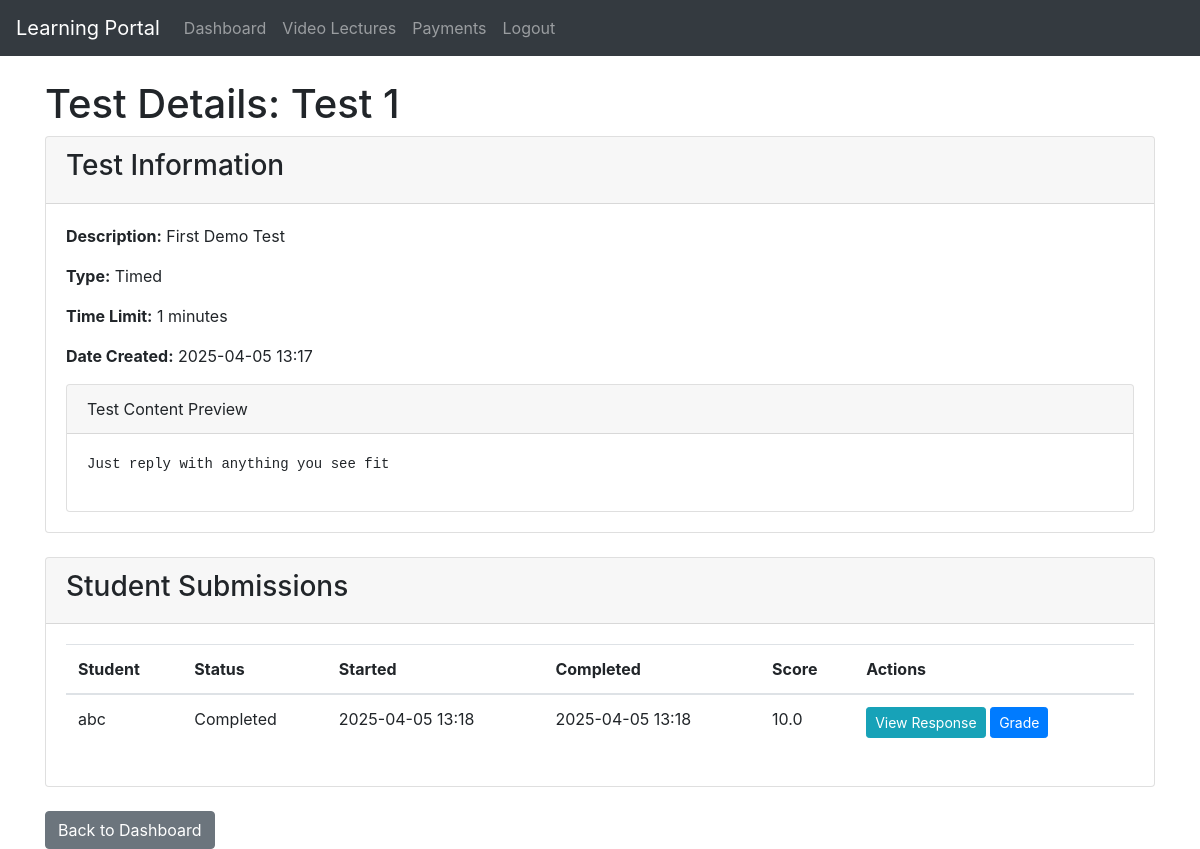
The app's page /view_test/1 (signed in) with its own data.
### models.py (models this page shows)
class Test(db.Model):
    id = db.Column(db.Integer, primary_key=True)
    title = db.Column(db.String(100), nullable=False)
    description = db.Column(db.Text)
    is_timed = db.Column(db.Boolean, default=False)
    time_limit = db.Column(db.Integer)
    content = db.Column(db.Text)
    file_path = db.Column(db.String(255))
    date_created = db.Column(db.DateTime, default=datetime.now)
    admin_id = db.Column(db.Integer, db.ForeignKey('user.id'), nullable=False)
    assignments = db.relationship('TestAssignment', backref='test', lazy=True, cascade="all, delete-orphan")

class Student(db.Model):
    id = db.Column(db.Integer, primary_key=True)
    name = db.Column(db.String(150), nullable=False)
    teacher_id = db.Column(db.Integer, db.ForeignKey('user.id'), nullable=False)
    payments = db.relationship('Payment', backref='student', lazy=True, cascade='all, delete-orphan')
    user_id = db.Column(db.Integer, db.ForeignKey('user.id'))

class TestAssignment(db.Model):
    id = db.Column(db.Integer, primary_key=True)
    test_id = db.Column(db.Integer, db.ForeignKey('test.id'), nullable=False)
    student_id = db.Column(db.Integer, db.ForeignKey('student.id'), nullable=False)
    status = db.Column(db.String(20), default='Pending')
    date_assigned = db.Column(db.DateTime, default=datetime.now)
    start_time = db.Column(db.DateTime)
    end_time = db.Column(db.DateTime)
    score = db.Column(db.Float)
    due_date = db.Column(db.DateTime)
    responses = db.relationship('TestResponse', backref='assignment', lazy=True, cascade="all, delete-orphan")
    student = db.relationship('Student')

class TestResponse(db.Model):
    id = db.Column(db.Integer, primary_key=True)
    assignment_id = db.Column(db.Integer, db.ForeignKey('test_assignment.id'), nullable=False)
    content = db.Column(db.Text)
    file_path = db.Column(db.String(255))
    timestamp = db.Column(db.DateTime, default=datetime.now)

### app.py (the view)
@app.route('/view_test/<int:test_id>')
@login_required
def view_test(test_id):
    if current_user.role != 'admin':
        flash('Access denied: Admin privileges required', 'danger')
        return redirect(url_for('student_dashboard'))
    test = Test.query.get_or_404(test_id)
    student_data = []
    assignments = TestAssignment.query.filter_by(test_id=test.id).all()
    for assignment in assignments:
        student = Student.query.get(assignment.student_id)
        responses = TestResponse.query.filter_by(assignment_id=assignment.id).all()
        student_data.append({'student': student, 'assignment': assignment, 'responses': responses})
    return render_template('view_test.html', test=test, student_data=student_data)

### app.py (called while the page is built)
@app.context_processor
def utility_processor():
    def now():
        return datetime.now()
    return dict(now=now)

@login_manager.user_loader
def load_user(user_id):
    return User.query.get(int(user_id))

@app.before_request
def before_request():
    if request.endpoint == 'student_dashboard':
        check_pending_fees()

### templates/view_test.html (shortened to what this page needs)
<!DOCTYPE html>
<html lang="en">
<head>
    <link rel="stylesheet" href="https://maxcdn.bootstrapcdn.com/bootstrap/4.5.2/css/bootstrap.min.css">
</head>
<body>
    <nav class="navbar navbar-expand-lg navbar-dark bg-dark">
        <a class="navbar-brand" href="#">Learning Portal</a>
        <div class="collapse navbar-collapse" id="navbarNav">
            <ul class="navbar-nav">
                <li class="nav-item">
                    <a class="nav-link" href="{{ url_for('admin_dashboard') }}">Dashboard</a>
                </li>
                <li class="nav-item">
                    <a class="nav-link" href="{{ url_for('video_lectures') }}">Video Lectures</a>
                </li>
                <li class="nav-item">
                    <a class="nav-link" href="{{ url_for('approved_payments') }}">Payments</a>
                </li>
                <li class="nav-item">
                    <a class="nav-link" href="{{ url_for('logout') }}">Logout</a>
                </li>
            </ul>
        </div>
    </nav>
    <div class="container mt-4">
        <h1>Test Details: {{ test.title }}</h1>
        <div class="card mb-4">
            <div class="card-header">
                <h3>Test Information</h3>
            </div>
            <div class="card-body">
                <p><strong>Description:</strong> {{ test.description }}</p>
                <p><strong>Type:</strong> {{ 'Timed' if test.is_timed else 'Untimed' }}</p>
                {% if test.is_timed %}
                <p><strong>Time Limit:</strong> {{ test.time_limit }} minutes</p>
                {% endif %}
                <p><strong>Date Created:</strong> {{ test.date_created.strftime('%Y-%m-%d %H:%M') }}</p>
                {% if test.content %}
                <div class="card mt-3">
                    <div class="card-header">Test Content Preview</div>
                    <div class="card-body">
                        <pre style="white-space: pre-wrap;">{{ test.content }}</pre>
                    </div>
                </div>
                {% endif %}
            </div>
        </div>
        <div class="card">
            <div class="card-header">
                <h3>Student Submissions</h3>
            </div>
            <div class="card-body">
                <table class="table">
                    <thead>
                        <tr>
                            <th>Student</th>
                            <th>Status</th>
                            <th>Started</th>
                            <th>Completed</th>
                            <th>Score</th>
                            <th>Actions</th>
                        </tr>
                    </thead>
                    <tbody>
                        {% for data in student_data %}
                        <tr>
                            <td>{{ data.student.name }}</td>
                            <td>{{ data.assignment.status }}</td>
                            <td>{{ data.assignment.start_time.strftime('%Y-%m-%d %H:%M') if data.assignment.start_time else 'Not started' }}</td>
                            <td>{{ data.assignment.end_time.strftime('%Y-%m-%d %H:%M') if data.assignment.end_time else 'Not completed' }}</td>
                            <td>{{ data.assignment.score if data.assignment.score is not none else 'Not graded' }}</td>
                            <td>
                                {% if data.assignment.status == 'Completed' %}
                                    {% if data.responses %}
                                        {% for response in data.responses %}
                                            {% if response.content %}
                                            <button type="button" class="btn btn-sm btn-info" data-toggle="modal" data-target="#responseModal{{ response.id }}">
                                                View Response
                                            </button>
                                            {% endif %}
                                        {% endfor %}
                                        <button type="button" class="btn btn-sm btn-primary" data-toggle="modal" data-target="#gradeModal{{ data.assignment.id }}">
                                            Grade
                                        </button>
                                    {% else %}
                                        <span class="text-warning">No submission data</span>
                                    {% endif %}
                                {% else %}
                                    <span class="text-secondary">Waiting for submission</span>
                                {% endif %}
                            </td>
                        </tr>
                        {% endfor %}
                    </tbody>
                </table>
            </div>
        </div>
        <div class="mt-4">
            <a href="{{ url_for('admin_dashboard') }}" class="btn btn-secondary">Back to Dashboard</a>
        </div>
    </div>
</body>
</html>

### records on screen
Test: title "Test 1", description "First Demo Test", is_timed "Timed", time_limit "1", date_created "2025-04-05 13:17", content "Just reply with anything you see fit"
Student: student.name "abc"
TestAssignment: assignment.status "Completed", assignment.start_time "2025-04-05 13:18", assignment.end_time "2025-04-05 13:18", assignment "10.0"
